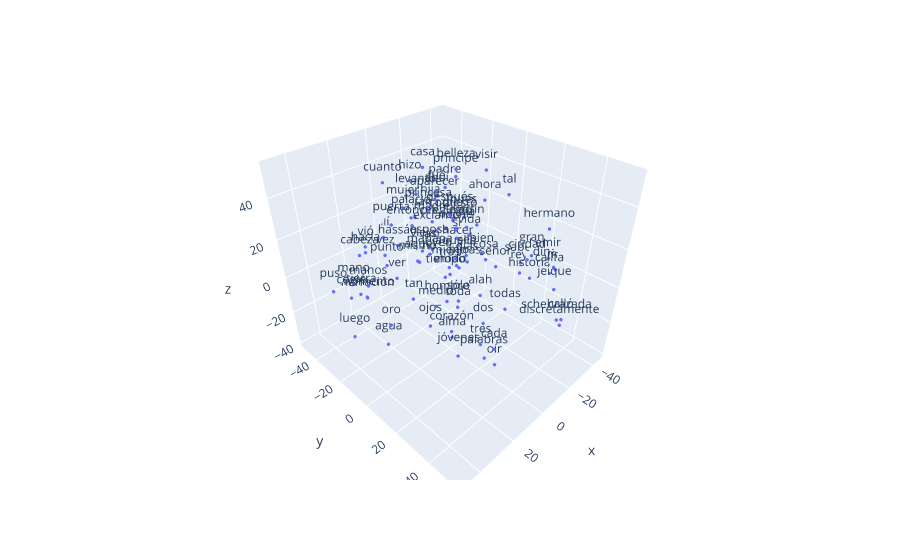

Notebook code cell kept with this figure:
### Markdown cell above
Graficamos en 3d para tener un panorama mejor de la relacion entre las palabras

### Code cell
# Graficar los embedddings en 3D

vecs, labels = reduce_dimensions(w2v_model,3)

fig = px.scatter_3d(x=vecs[:MAX_WORDS,0], y=vecs[:MAX_WORDS,1], z=vecs[:MAX_WORDS,2],text=labels[:MAX_WORDS])
fig.update_traces(marker_size = 2)
fig.show()

### Figure 1 — Plotly figure (JSON) as saved in the notebook; plotly's stock layout.template omitted (floating-point values rounded to 4 significant figures)
{"data": [{"hovertemplate": "x=%{x}<br>y=%{y}<br>z=%{z}<br>text=%{text}<extra></extra>", "legendgroup": "", "marker": {"color": "#636efa", "size": 2, "symbol": "circle"}, "mode": "markers+text", "name": "", "scene": "scene", "showlegend": false, "text": ["dijo", "rey", "entonces", "joven", "noche", "alah", "si", "llegó", "tan", "contestó", "pues", "después", "aquí", "casa", "así", "hijo", "ojos", "dos", "día", "momento", "califa", "palabras", "aquel", "padre", "todas", "mañana", "tiempo", "cabeza", "vió", "visir", "palacio", "luego", "fué", "toda", "vez", "madre", "schehrazada", "cuanto", "ver", "hija", "aquella", "hizo", "mano", "bien", "oro", "tal", "corazón", "esposa", "mismo", "manos", "hacer", "ciudad", "historia", "vida", "hassán", "hombre", "señor", "sultán", "tierra", "puerta", "gran", "oír", "aparecer", "calló", "ahora", "hermano", "hacia", "narración", "preguntó", "alma", "exclamó", "cada", "puso", "tras", "ser", "días", "modo", "tres", "discretamente", "sólo", "fin", "princesa", "agua", "emir", "mil", "mujer", "jeique", "medio", "belleza", "alí", "príncipe", "punto", "saber", "cosa", "dinares", "vieja", "levantó", "mientras", "jóvenes", "cogió"], "type": "scatter3d", "x": [-30.23, -43.01, -5.797, -14.29, -2.825, -28.61, -23.03, -3.357, -2.686, -31.7, -21.08, -3.329, -23.99, -8.413, -12.55, -33.41, 15.35, 19.72, -6.647, 17.12, -32.72, -3.811, 2.276, -28.52, -5.355, 5.672, -10.83, 18.79, 32.15, -14.74, 14.47, 36.0, -4.666, 1.254, 9.119, -19.6, -10.96, 1.924, 6.334, -19.0, -3.385, 3.706, 38.18, -38.98, 40.69, -10.98, -1.165, -12.91, 12.91, 20.04, -15.76, -1.173, -38.81, -13.14, -1.526, -15.63, -36.75, -23.8, 23.8, 23.35, -20.01, -4.907, 15.33, -10.41, -33.93, -23.28, 26.55, 17.06, -29.94, 2.885, -22.65, 15.99, 48.37, 6.297, -11.63, 1.229, 11.98, 18.13, -7.778, -11.25, -23.36, -13.4, 36.23, -38.49, -45.54, 1.009, -22.97, 33.62, -2.326, -2.389, -15.34, 13.35, -43.0, -28.13, -45.03, -9.648, 1.424, 0.6315, 27.13, 41.45], "y": [-28.01, 6.987, -31.21, -23.83, 0.7559, -6.173, -18.23, 0.5359, -29.36, -29.2, -11.82, -3.219, -32.79, -25.3, -24.62, -26.28, 3.182, 37.43, 3.479, -41.65, 30.58, 19.38, -17.46, -31.72, 28.1, -6.595, -13.87, -41.48, -15.89, 6.154, -7.449, -27.22, -12.72, 6.412, -34.47, -31.91, 50.06, -41.37, -30.1, -32.37, 0.2993, -19.71, -18.35, -15.28, 8.566, 21.39, 0.1257, -27.41, -6.294, -35.02, -10.12, 39.61, 16.17, -0.9333, -37.85, -17.68, -3.627, -49.87, -36.65, -9.232, 28.61, 24.97, 7.646, 52.4, -10.43, 33.58, -24.56, -41.46, -32.37, 4.492, -32.37, 40.49, -17.77, 6.075, -0.9649, 11.55, 12.23, 35.23, 53.54, -5.189, -5.575, -27.81, -0.7014, 25.41, 25.76, -28.8, 39.77, 26.8, 1.195, -50.25, -11.6, -27.83, 7.016, -3.255, 24.91, -28.72, -19.15, 4.833, 31.79, -16.4], "z": [7.079, -14.41, 12.86, -7.891, 25.14, -28.16, 4.036, 25.84, -29.04, 7.246, 18.96, 30.57, 21.51, 43.67, -0.6375, -22.93, -15.86, 9.644, 26.01, -23.54, 2.546, -37.98, 2.299, 24.87, -3.694, 13.42, -11.26, 2.513, 24.97, 50.38, 34.65, -28.65, 37.92, -11.34, 1.334, 9.143, 0.2335, 34.43, -11.37, 17.11, 9.948, 43.32, 8.517, -11.19, 3.792, 46.21, -31.75, -1.186, 13.41, -11.4, 6.467, 29.33, -10.71, 17.57, 0.5326, -31.33, -12.66, 2.816, -15.26, 34.26, 17.15, -39.16, 48.69, 2.215, 23.75, 30.85, 15.55, -24.0, 0.719, -30.04, 2.344, -4.051, 10.05, 12.92, 7.338, 16.03, 15.4, -3.738, 1.61, -21.5, 16.59, 19.03, -15.56, 5.476, -4.366, 25.69, 3.629, 19.72, 53.14, -0.538, 41.51, 0.8236, -8.162, -4.041, -3.041, -2.177, 36.31, 10.54, -6.083, 3.64]}], "layout": {"legend": {"tracegroupgap": 0}, "margin": {"t": 60}, "scene": {"domain": {"x": [0, 1], "y": [0, 1]}, "xaxis": {"title": {"text": "x"}}, "yaxis": {"title": {"text": "y"}}, "zaxis": {"title": {"text": "z"}}}}}
